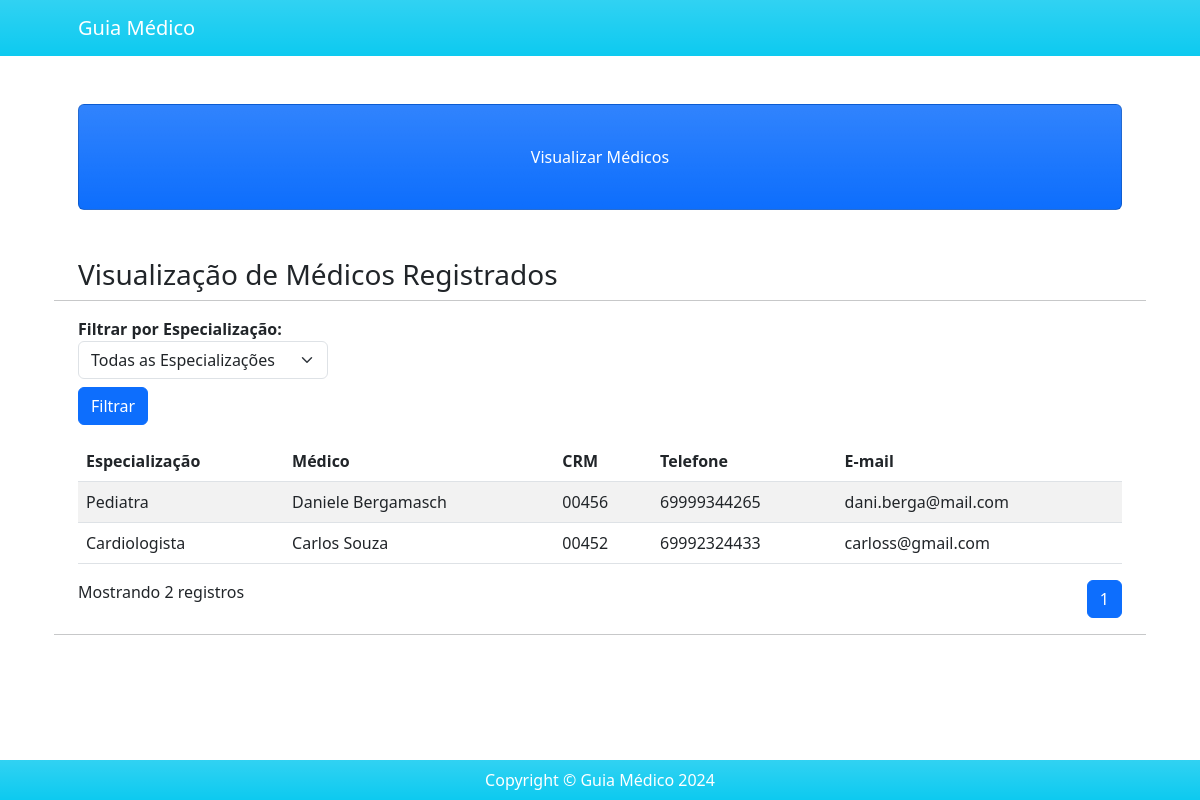
/visualizar/, run on an earlier commit of the app's database.
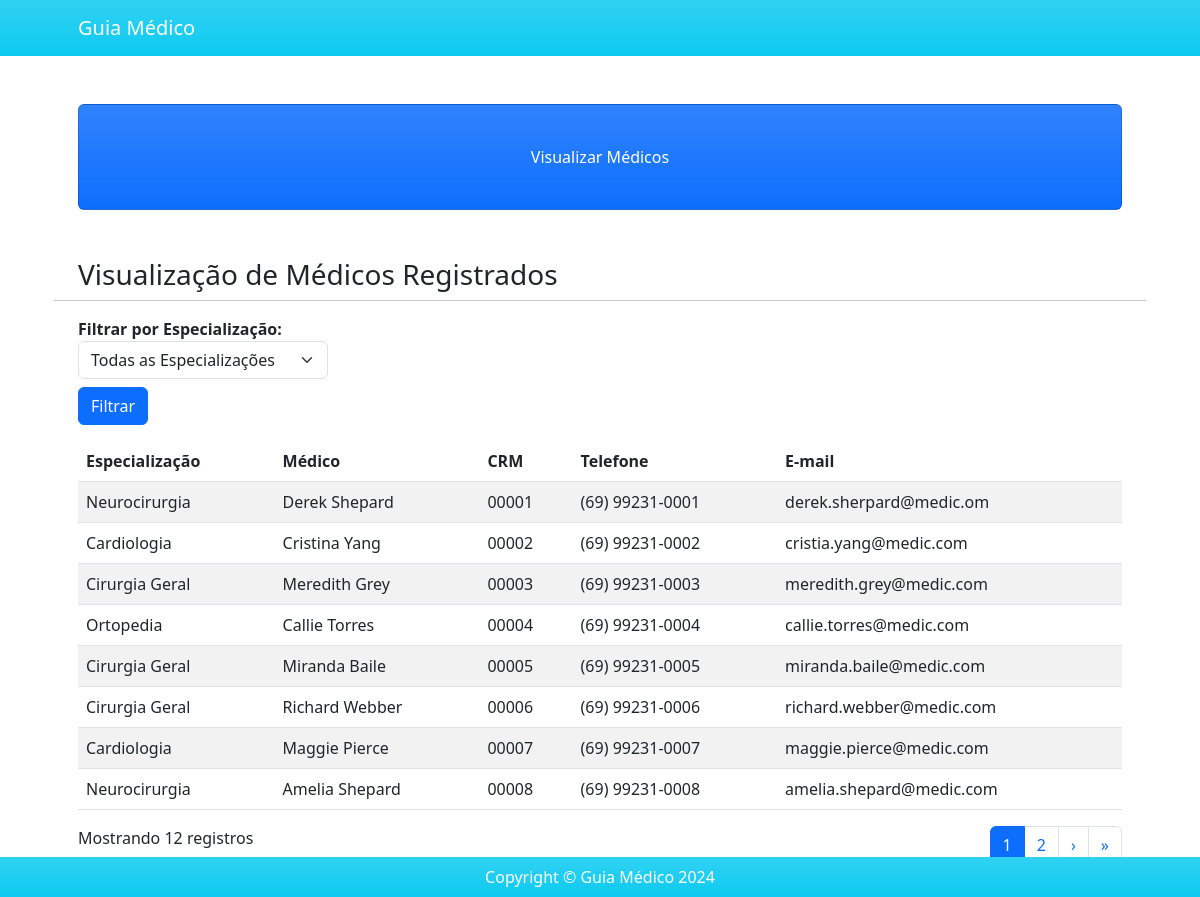
And on a later commit of the database.
### usuarios/models.py (models this page shows)
class Medico(models.Model):
    nome_medico = models.CharField(max_length=200)
    especializacao = models.CharField(max_length=200)
    crm = models.CharField(max_length=10)
    email = models.EmailField(max_length=50)
    telefone = models.CharField(
        max_length=15,
        validators=[RegexValidator(regex=r'^\+?1?\d{9,15}$', message="Número de telefone inválido")])

### usuarios/views.py (the view)
# urls.py: path('visualizar/', views.visualizar_medicos, name = 'visualizar'),
def visualizar_medicos(request):
    especializacao_selecionada = request.POST.get('especializacao', '')
    if especializacao_selecionada:
        lista_medicos = Medico.objects.filter(especializacao=especializacao_selecionada)
    else:
        lista_medicos = Medico.objects.all()
    paginator = Paginator(lista_medicos, 8)  # Exibe 8 médicos por página
    page_number = request.GET.get('page')
    lista_medicos = paginator.get_page(page_number)
    lista_especializacoes = Medico.objects.values_list('especializacao', flat=True).distinct()
    return render(request, 'usuarios/visualizar.html', {
        'lista_medicos': lista_medicos,
        'lista_especializacoes': lista_especializacoes,
        'especializacao_selecionada': especializacao_selecionada
    })

### usuarios/templates/usuarios/visualizar.html (shortened to what this page needs)
{% extends 'usuarios/base.html' %}
{% block titulo %}Visualizar Médicos{% endblock %}
{% block conteudo %}
<h3>Visualização de Médicos Registrados</h3>
<hr>
<form action="{% url 'visualizar' %}" method="POST">
    <div class="filter mb-3">
        <label for="medicoEspecialidade"><strong>Filtrar por Especialização:</strong></label>
        <select name="especializacao" id="medicoEspecialidade" class="form-select" style="width: 250px;">
            <option value="">Todas as Especializações</option>
        </select>
        <button type="submit" class="btn btn-primary mt-2">Filtrar</button>
    </div>
</form>
<div class="table-responsive">
    <table class="table table-striped">
        <thead>
            <tr>
                <th>Especialização</th>
                <th>Médico</th>
                <th>CRM</th>
                <th>Telefone</th>
                <th>E-mail</th>
            </tr>
        </thead>
        <tbody>
        {% for medico in lista_medicos %}
            <tr>
                <td>{{ medico.especializacao }}</td>
                <td>{{ medico.nome_medico }}</td>
                <td>{{ medico.crm }}</td>
                <td>{{ medico.telefone }}</td>
                <td>{{ medico.email }}</td>
            </tr>
        {% empty %}
            <tr>
                <td colspan="5" class="text-center">Nenhum registro encontrado.</td>
            </tr>
        {% endfor %}
        </tbody>
    </table>
</div>
<div class="d-flex justify-content-between">
    <div>
        <p>Mostrando {{ lista_medicos.paginator.count }} registros</p>
    </div>
    <nav>
        <ul class="pagination">
            {% for i in lista_medicos.paginator.page_range %}
                {% if lista_medicos.number == i %}
                    <li class="page-item active"><a class="page-link" href="#">{{ i }}</a></li>
                {% else %}
                    <li class="page-item"><a class="page-link" href="?page={{ i }}">{{ i }}</a></li>
                {% endif %}
            {% endfor %}
            {% if lista_medicos.has_next %}
                <li class="page-item">
                    <a class="page-link" href="?page={{ lista_medicos.next_page_number }}" aria-label="Próximo">
                        <span aria-hidden="true">&rsaquo;</span>
                    </a>
                </li>
                <li class="page-item">
                    <a class="page-link" href="?page={{ lista_medicos.paginator.num_pages }}" aria-label="Última">
                        <span aria-hidden="true">&raquo;</span>
                    </a>
                </li>
            {% endif %}
        </ul>
    </nav>
</div>
<hr>
{% endblock %}

### usuarios/templates/usuarios/base.html (shortened to what this page needs)
{% load static %}
<!DOCTYPE html>
<html lang="pt-br">
<head>
    <link href="{% static 'css/bootstrap.min.css' %}" rel="stylesheet">
</head>
<body>
    <nav class="navbar navbar-expand-lg navbar-dark bg-info bg-gradient">
        <div class="container px-5">
            <a class="navbar-brand" href="{% url 'home' %}">Guia Médico</a>
        </div>
    </nav>
    <div class="container px-4 px-lg-5">
        <div class="card text-white bg-primary bg-gradient my-5 py-4 text-center">
            <div class="card-body">
                <p class="text-white m-0">{% block titulo %}Seja bem-vindo(a) ao Guia Médico, aqui encontrará os profissionais disponíveis.{% endblock %}</p>
            </div>
        </div>
        <div class="row gx-4 gx-lg-5">
            {% block conteudo %}{% endblock %}
        </div>
    </div>
    <footer class="fixed-bottom py-2 bg-info bg-gradient">
        <div class="container px-4 px-lg-5">
            <p class="m-0 text-center text-white">Copyright &copy; Guia Médico 2024</p>
        </div>
    </footer>
</body>
</html>

What changed in the data, as far as the page shows it:
removed Medico: especializacao "Pediatra", nome_medico "Daniele Bergamasch", crm "00456", telefone "69999344265", email "dani.berga@mail.com"
removed Medico: especializacao "Cardiologista", nome_medico "Carlos Souza", crm "00452", telefone "69992324433", email "carloss@gmail.com"
added Medico: especializacao "Neurocirurgia", nome_medico "Derek Shepard", crm "00001", telefone "(69) 99231-0001", email "derek.sherpard@medic.om"
added Medico: especializacao "Cardiologia", nome_medico "Cristina Yang", crm "00002", telefone "(69) 99231-0002", email "cristia.yang@medic.com"
added Medico: especializacao "Cirurgia Geral", nome_medico "Meredith Grey", crm "00003", telefone "(69) 99231-0003", email "meredith.grey@medic.com"
added Medico: especializacao "Ortopedia", nome_medico "Callie Torres", crm "00004", telefone "(69) 99231-0004", email "callie.torres@medic.com"
added Medico: especializacao "Cirurgia Geral", nome_medico "Miranda Baile", crm "00005", telefone "(69) 99231-0005", email "miranda.baile@medic.com"
added Medico: especializacao "Cirurgia Geral", nome_medico "Richard Webber", crm "00006", telefone "(69) 99231-0006", email "richard.webber@medic.com"
added Medico: especializacao "Cardiologia", nome_medico "Maggie Pierce", crm "00007", telefone "(69) 99231-0007", email "maggie.pierce@medic.com"
added Medico: especializacao "Neurocirurgia", nome_medico "Amelia Shepard", crm "00008", telefone "(69) 99231-0008", email "amelia.shepard@medic.com"
Also different on the page:
{{ lista_medicos.paginator.count }}: "2" → "12"
new list line: "2"
